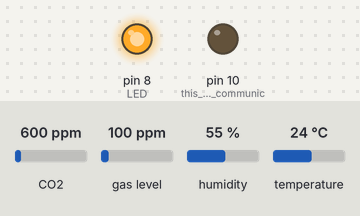
Recording of a sketch running on a simulated Arduino Uno, built with avr-gcc and run on an emulated ATmega328P. On the bench: output pins drawn as LEDs (lit = HIGH). The inputs (shaded band) are chosen by the test bench; at power-on: CO2 600 ppm, gas level 100 ppm, humidity 55 %, temperature 24 °C. The local clock reads 2024-03-15 10:24:30 at power-on unless the sketch sets it; storage starts empty; what the sketch prints to the serial monitor is not drawn.

Above: at 0.1 s.
Timing chart, 0 to 1.6 s (numbered marks = the images above):
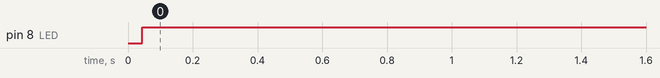

Measured:
- by itself, pin 8 (LED): LOW → HIGH at 0.04 s

The sketch:

sgp30_continuous_SHT31.ino
```cpp
// V. Lankar -code to continuously dispay VOC and CO2 and to continuously measure temperature and humidity with the SHT31 from adafruit.
// we still use the datalogger but we are not recording in the SD card.
// this code is a variation of the SD one. for experiments that do not require to record in SD card but require a continuous monitoring.
// we kept the datalogger for convenience.
// the data is displayed every 5s x12 = 1minutes  . we average 12 data
// the SPG30 needs the temperature and humidity to function
//
// the SHT31 from adaffruit. https://learn.adafruit.com/adafruit-sht31-d-temperature-and-humidity-sensor-breakout/wiring-and-test
// The sensor uses also the protocol I2C like the SPG30.
//
// If the module does not run from a long time, you need to run the test code to get new baseline data
// typical values:  ****Baseline values: eCO2: 0x96C1 & TVOC: 0x9047
//
// The module is from adafruit:
//  https://learn.adafruit.com/adafruit-sgp30-gas-tvoc-eco2-mox-sensor/arduino-code
// spg30_adafruit.ino   the 4/19 I found ****Baseline values: eCO2: 0x96C1 & TVOC: 0x9047
// typical readings: TVOC 969 ppb eCO2 1340 ppm example of reading
//

#include <Wire.h>  // libray I2C communication. This is used for the clock and also for our temp/humidity sensor.
#include "Adafruit_SGP30.h"   // library sensor
#include "SD.h" // this is for the SD card
// below the numbers will be changed.
float temperature=15; // if the sensor does not work the temperatuer is 15C
float humidity =50; // if the sensor SHT31 does not work the humidity is 50 %


#include "RTClib.h" // this is the header for the clock.

RTC_PCF8523 rtc; // This is for the new clock from adafruit. uncomment if you have the last version of the clock
//RTC_DS3231 rtc; // this is for the older version.


Adafruit_SGP30 sgp; // this creates a SPG30 object. This is the sensor for VOC and CO2

// below this is for the temp/humidity sensor from adafruit. It uses I2C
#include "Adafruit_SHT31.h"
Adafruit_SHT31 sht31 = Adafruit_SHT31();


/* return absolute humidity [mg/m^3] with approximation formula
  @param temperature [°C]
  @param humidity [%RH]
*/
// this is a structure for the spg30 sensor.

uint32_t getAbsoluteHumidity(float temperature, float humidity) {
  // approximation formula from Sensirion SGP30 Driver Integration chapter 3.15
  const float absoluteHumidity = 216.7f * ((humidity / 100.0f) * 6.112f * exp((17.62f * temperature) / (243.12f + temperature)) / (273.15f + temperature)); // [g/m^3]
  const uint32_t absoluteHumidityScaled = static_cast<uint32_t>(1000.0f * absoluteHumidity); // [mg/m^3]
  return absoluteHumidityScaled;
}

// for the data logging shield, pin 10 is for chip select for the SPI protocol. The other pins are 11,12,13
const int chipSelect = 10;  // we use pin 10. tis is important.


void setup() {

  Serial.begin(9600);
  Serial.println("  HELLO  ");

  //pinMode(LED_pin,OUTPUT);
  DDRB = DDRB | (1 << 0);  // this is the LED pin. at pin 8

// below testing the sensor SPG 30
  Serial.println("SGP30 test");

  if (! sgp.begin()) {
    Serial.println("Sensor not found :(");
    while (1);
  }
  Serial.print("Found SGP30 serial #");
  Serial.print(sgp.serialnumber[0], HEX);
  Serial.print(sgp.serialnumber[1], HEX);
  Serial.println(sgp.serialnumber[2], HEX);


// to get these numbers run the test code. It is necessary for calibration.
  sgp.setIAQBaseline(0x96C1, 0x9047);  // Will vary for each sensor!

  // below is for the SD card but we don't use it anymore. I removed the opening of files.
  // initialize the SD card. display on screen message error.
  Serial.print("Initializing SD card...");
  // make sure that the default chip select pin is set to
  // output, even if you don't use it:
  pinMode(10, OUTPUT); // this is for SPI  communication for the SD card

  // see if the card is present and can be initialized:
  if (!SD.begin(chipSelect)) {
    Serial.println("Card failed, or not present");
    // don't do anything more:
    return;
  }
  Serial.println("card initialized.");

//

  // this is for the clock. If the clock is not right (month,day,time) uncomment the line below. run the code.
  // then comment again and upload again.
//  rtc.adjust(DateTime(F(__DATE__), F(__TIME__)));
// getting the date of today. We don't write it in the SD card anymore.
  DateTime now = rtc.now();

  Serial.print(now.month(), DEC);
  Serial.print(',');
  Serial.print(now.day(), DEC);
  Serial.print(",");
  Serial.print(now.hour(), DEC);
  Serial.print(',');
  Serial.println(now.minute(), DEC);

}


int counter2 = 1; // use counter  to  keep track of the number of data to average. we average 12 data. and then display them.
// we wait 5s between each data recorded. so 60s btween each display.
// we will take the average of VOC and CO2 :
float total_VOC=0;
float total_CO2=0;

void loop() {
  //  digitalWrite(LED_pin,HIGH);
  PORTB = PORTB | (1 << 0);

 // first we measure temperature and humidity using the sensor sht31  . We need it for the VOC/CO2
 // ---------------------------------
sht31.begin(0x44);

   temperature= sht31.readTemperature();
  humidity = sht31.readHumidity();

  if (! isnan(temperature)) {  // check if 'is not a number'
   // Serial.print("Temp *C = "); Serial.println(t);

  } else {
    Serial.println("Failed to read temperature");
  }

  if (! isnan(humidity)) {  // check if 'is not a number'
  //  Serial.print("Hum. % = "); Serial.println(h);
  } else {
    Serial.println("Failed to read humidity");
  }
  Wire.endTransmission(0x44);
  // ----------------------

  //
  // we use  humidity and temperature for our SPG30 sensor.

  sgp.setHumidity(getAbsoluteHumidity(temperature, humidity));

  if (! sgp.IAQmeasure()) {
    Serial.println("Measurement failed");
    return;
  }
  // testing if it reads every thing properly. comment if it does
  //Serial.print(temperature);
 // Serial.print(' ');
 // Serial.print(humidity);
  //  Serial.print(' ');
  //Serial.print(sgp.TVOC);
  //Serial.print(' ');
  //Serial.println(sgp.eCO2);
// we don't want to record data with eCO2=400. They are not good data.
  if (sgp.eCO2!=400) {
  total_VOC=total_VOC+sgp.TVOC;
  total_CO2=total_CO2+sgp.eCO2;
    counter2 = counter2 + 1;
  }

// if 60 minutes has pased then we display the temperature, humidity, VOC, CO2
  if (counter2==12) {
  Serial.print(temperature);
  Serial.print(",");
  Serial.print(humidity);
  Serial.print(",");
  Serial.print(total_VOC/12);
  Serial.print(",");
  delay(2000);
  Serial.println(total_CO2/12);
 total_VOC=0;
 total_CO2=0;
  counter2=0;
  }


  delay(5000);

}
```
